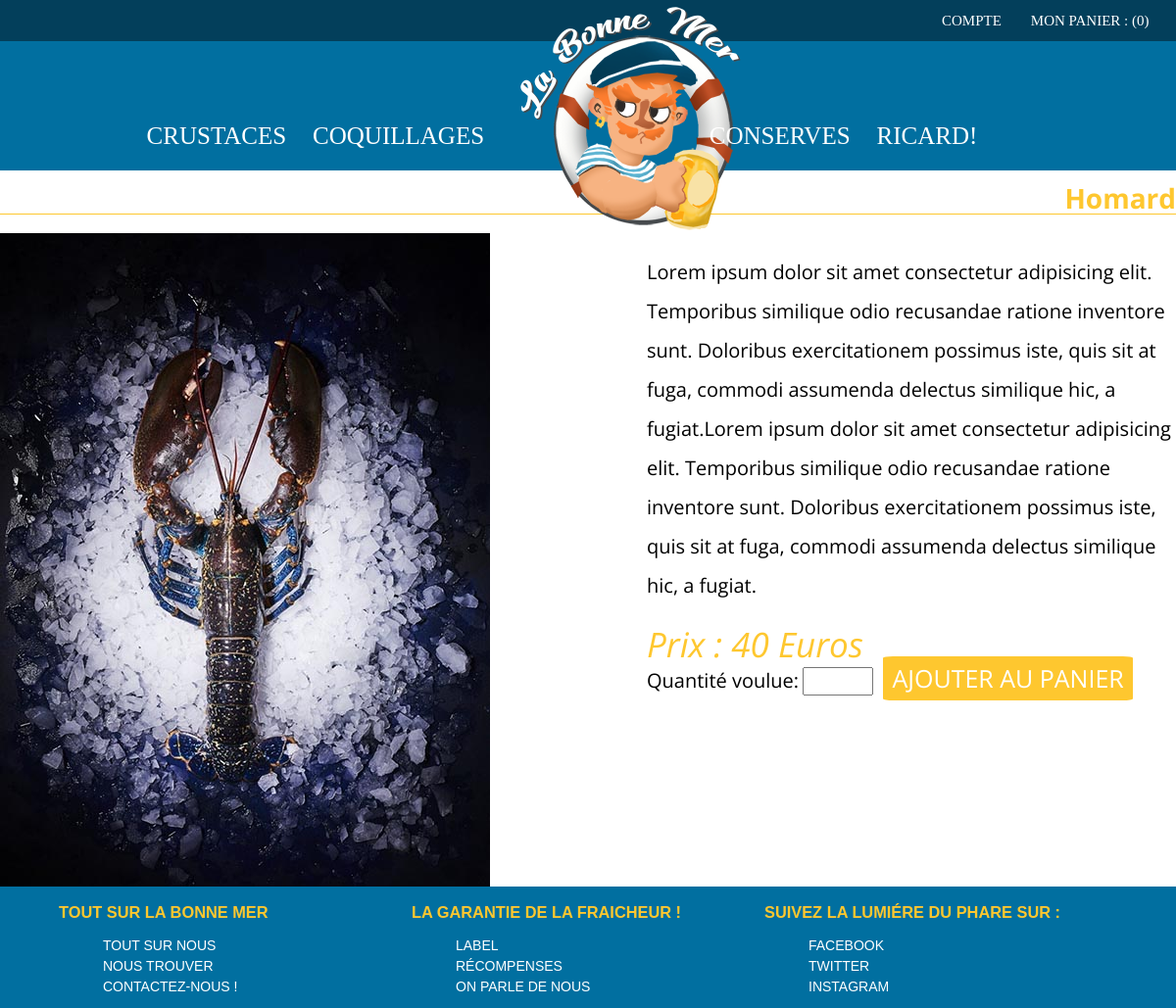
The page /index.php?controller=product&task=find&category=1&id=8 on the database its author committed.
### tables this page shows
CREATE TABLE IF NOT EXISTS `product` (
  `prod_id` int(10) UNSIGNED NOT NULL AUTO_INCREMENT,
  `prod_name` varchar(255) DEFAULT NULL,
  `prod_origin` varchar(100) NOT NULL,
  `prod_synopsis` text NOT NULL,
  `prod_description` text,
  `prod_price` double UNSIGNED DEFAULT NULL,
  `prod_picture` varchar(255) DEFAULT NULL,
  `prod_category` varchar(100) NOT NULL,
  PRIMARY KEY (`prod_id`)
);

### libraries/Renderer.php (called while the page is built, shortened)
<?php
class Renderer {
   public static function render(string $path, array $variables = []) {
        extract($variables);
        require('templates/' .$path . '.html.php');
        require_once('templates/layout.html.php');
    }
}

### libraries/controllers/Product.php (called while the page is built, shortened)
<?php
require_once('libraries/autoload.php');
class Product extends Controller {
    public function find(){
        $product = $this->model->findOne($_GET['id']);
        \Renderer::render('product', compact('pageTitle', 'product'));
    }
}

### libraries/Application.php (called while the page is built, shortened)
<?php
class Application {
    public static function process()
    {
        $task = "index";
        if(!empty($_GET['task'])) {
            $task = $_GET['task'];
        }
        $controller = new $controllerName();
        $controller->$task();
    }
}

### index.php (called while the page is built)
<?php
 require_once('libraries/autoload.php');
 \Application::process();

### libraries/controllers/Controller.php (called while the page is built, shortened)
<?php
abstract class Controller {
    public function __construct(){
        $this->model = new $this->modelName();
    }
}

### libraries/autoload.php (called while the page is built, shortened)
<?php
spl_autoload_register(function($className){
    $className = str_replace("\\", "/", $className);
});

### libraries/Database.php (called while the page is built)
<?php
class Database {
    private static $instance = null;
    public static function getPdo(): PDO
    {
        if(self::$instance === null)
        {
            self::$instance = new PDO('mysql:host=localhost;dbname=labonnemer;charset=utf8', 'root', '', [
                PDO::ATTR_ERRMODE => PDO::ERRMODE_EXCEPTION,
                PDO::ATTR_DEFAULT_FETCH_MODE => PDO::FETCH_ASSOC
            ]);
        }
        return self::$instance;
    }
}

### libraries/models/Model.php (called while the page is built, shortened)
<?php
abstract class Model
{
    public function __construct()
    {
        $this->pdo = \Database::getPdo();
    }
}

### libraries/models/Product.php (called while the page is built, shortened)
<?php
require_once('libraries/models/model.php');
class Product extends Model {
    public function findOne(int $product) {
        $query = $this->pdo->prepare("SELECT * FROM product WHERE prod_id = :prod_id");
        $query->execute(['prod_id' => $product]);
        $product = $query->fetch();
        return $product;
    }
}

### templates/product.html.php (the view, shortened to what this page needs)
<article class="product">
    <h1><?= $product['prod_name']  ?> </h1>
    <img src="public/img/product/<?=  $product['prod_picture'] ?>" alt="Image du produit">
    <section>
        <p><?= $product['prod_description'] ?> </p>
        <em>Prix : <?=  $product['prod_price'] ?> Euros </em>
            <label>Quantité voulue:</label>
                <input type="number" id="quantity" name="quantity" min="1" max="10">
        <a href="<?=  $product['prod_id'] ?>">Ajouter au panier</a>
    </section>
</article>

### public/css/style.css (style rules this page uses)
* { box-sizing: border-box; outline: none; }
html { font-size: 62.5% }
body { background-color: #f5f5f5; color:black; font-size: 1.6rem; }
img { max-width: 100%; }
a { color: white; text-decoration: none; }
.container, h1 { margin-top: 0; font-family: 'Open Sans', sans-serif; }
article h1:first-child { padding-top: 1%; }
.home h2 , .product h1 { font-size: 2.8rem; color: #fec72f; width: 100%; }
.home h2:after, .home h1:after , .product h1 { content: ""; display: block; border-bottom : 1px solid #fec72f; }
.products a , .product a { background-color: #fec72f; text-transform: uppercase; width: 15%; margin: 1%; padding: 1%; font-size: 2.5rem; border-radius: 4%; }
.product { display: flex; flex-wrap: wrap; display: flex; justify-content: space-between; }
.product h1 { text-align: right; }
.product section { width: 45%; }
.product p { font-size: 2rem; line-height: 2; }
.product a { padding: 1% 1.8% 1% 1.8%; }
.product label { font-size: 2rem; }
.product input { font-size: 2rem; }
.product em { display: block; font-size: 3.5rem; color: #fec72f; }

### rows shown on the page
product: prod_name "Homard", prod_picture (picture), prod_description "Lorem ipsum dolor sit amet consectetur adipisicing elit. Temporibus similique odio recusandae ratione inventore sunt. Doloribus exercitationem possimus iste, quis sit at fuga, commodi assumenda delectus similique hic, a fugiat.Lorem ipsum dolor sit amet consectetur adipisicing elit. Temporibus similique odio recusandae ratione inventore sunt. Doloribus exercitationem possimus iste, quis sit at fuga, commodi assumenda delectus similique hic, a fugiat.", prod_price "40"
